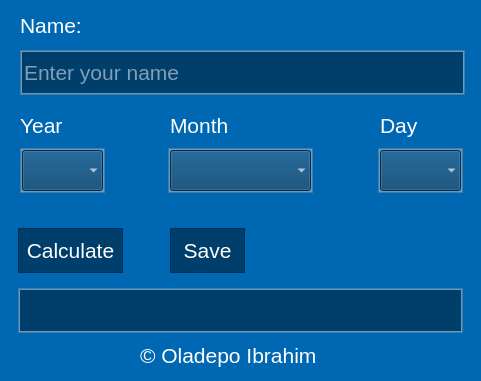
<?xml version="1.0" encoding="UTF-8"?>
<ui version="4.0">
 <class>Dialog</class>
 <widget class="QDialog" name="Dialog">
  <property name="geometry">
   <rect>
    <x>0</x>
    <y>0</y>
    <width>481</width>
    <height>381</height>
   </rect>
  </property>
  <property name="font">
   <font>
    <pointsize>16</pointsize>
   </font>
  </property>
  <property name="windowTitle">
   <string>AGE CALCULATOR</string>
  </property>
  <property name="autoFillBackground">
   <bool>false</bool>
  </property>
  <property name="styleSheet">
   <string notr="true">background-color: rgb(0, 103, 179);</string>
  </property>
  <property name="modal">
   <bool>false</bool>
  </property>
  <widget class="QLabel" name="yearLabel">
   <property name="geometry">
    <rect>
     <x>20</x>
     <y>110</y>
     <width>51</width>
     <height>31</height>
    </rect>
   </property>
   <property name="font">
    <font>
     <family>MS Shell Dlg 2</family>
     <pointsize>16</pointsize>
     <weight>50</weight>
     <bold>false</bold>
    </font>
   </property>
   <property name="styleSheet">
    <string notr="true">color: rgb(255, 255, 255);</string>
   </property>
   <property name="text">
    <string>Year</string>
   </property>
   <property name="alignment">
    <set>Qt::AlignLeading|Qt::AlignLeft|Qt::AlignVCenter</set>
   </property>
  </widget>
  <widget class="QLabel" name="monthLabel">
   <property name="geometry">
    <rect>
     <x>170</x>
     <y>110</y>
     <width>71</width>
     <height>31</height>
    </rect>
   </property>
   <property name="font">
    <font>
     <family>MS Shell Dlg 2</family>
     <pointsize>16</pointsize>
     <weight>50</weight>
     <bold>false</bold>
    </font>
   </property>
   <property name="styleSheet">
    <string notr="true">color: rgb(255, 255, 255);</string>
   </property>
   <property name="text">
    <string>Month</string>
   </property>
   <property name="alignment">
    <set>Qt::AlignLeading|Qt::AlignLeft|Qt::AlignVCenter</set>
   </property>
  </widget>
  <widget class="QLabel" name="dayLabel">
   <property name="geometry">
    <rect>
     <x>380</x>
     <y>110</y>
     <width>51</width>
     <height>31</height>
    </rect>
   </property>
   <property name="font">
    <font>
     <family>MS Shell Dlg 2</family>
     <pointsize>16</pointsize>
     <weight>50</weight>
     <bold>false</bold>
    </font>
   </property>
   <property name="styleSheet">
    <string notr="true">color: rgb(255, 255, 255);
</string>
   </property>
   <property name="text">
    <string>Day</string>
   </property>
   <property name="alignment">
    <set>Qt::AlignLeading|Qt::AlignLeft|Qt::AlignVCenter</set>
   </property>
  </widget>
  <widget class="QLabel" name="nameLabel">
   <property name="geometry">
    <rect>
     <x>20</x>
     <y>10</y>
     <width>71</width>
     <height>31</height>
    </rect>
   </property>
   <property name="font">
    <font>
     <family>MS Shell Dlg 2</family>
     <pointsize>16</pointsize>
     <weight>50</weight>
     <italic>false</italic>
     <bold>false</bold>
    </font>
   </property>
   <property name="styleSheet">
    <string notr="true">color: rgb(255, 255, 255)</string>
   </property>
   <property name="text">
    <string>Name:</string>
   </property>
   <property name="alignment">
    <set>Qt::AlignLeading|Qt::AlignLeft|Qt::AlignVCenter</set>
   </property>
  </widget>
  <widget class="QFrame" name="nameFrame">
   <property name="geometry">
    <rect>
     <x>20</x>
     <y>50</y>
     <width>445</width>
     <height>45</height>
    </rect>
   </property>
   <property name="styleSheet">
    <string notr="true">background-color: rgb(95, 157, 202);</string>
   </property>
   <property name="frameShape">
    <enum>QFrame::StyledPanel</enum>
   </property>
   <property name="frameShadow">
    <enum>QFrame::Raised</enum>
   </property>
   <widget class="QLineEdit" name="nameLineEdit">
    <property name="geometry">
     <rect>
      <x>2</x>
      <y>2</y>
      <width>441</width>
      <height>41</height>
     </rect>
    </property>
    <property name="font">
     <font>
      <pointsize>16</pointsize>
     </font>
    </property>
    <property name="autoFillBackground">
     <bool>false</bool>
    </property>
    <property name="styleSheet">
     <string notr="true">background-color: rgb(0, 62, 107);
color: rgb(255, 255, 255);</string>
    </property>
    <property name="frame">
     <bool>false</bool>
    </property>
    <property name="placeholderText">
     <string>Enter your name</string>
    </property>
   </widget>
  </widget>
  <widget class="QFrame" name="yearFrame">
   <property name="geometry">
    <rect>
     <x>20</x>
     <y>148</y>
     <width>85</width>
     <height>45</height>
    </rect>
   </property>
   <property name="font">
    <font>
     <pointsize>16</pointsize>
    </font>
   </property>
   <property name="styleSheet">
    <string notr="true">background-color: rgb(95, 157, 202);</string>
   </property>
   <property name="frameShape">
    <enum>QFrame::StyledPanel</enum>
   </property>
   <property name="frameShadow">
    <enum>QFrame::Raised</enum>
   </property>
   <widget class="QComboBox" name="yearComboBox">
    <property name="geometry">
     <rect>
      <x>2</x>
      <y>2</y>
      <width>81</width>
      <height>41</height>
     </rect>
    </property>
    <property name="font">
     <font>
      <pointsize>16</pointsize>
     </font>
    </property>
    <property name="styleSheet">
     <string notr="true">background-color: rgb(0, 62, 107);
color: rgb(255, 255, 255);</string>
    </property>
    <property name="frame">
     <bool>false</bool>
    </property>
   </widget>
  </widget>
  <widget class="QFrame" name="dayFrame">
   <property name="geometry">
    <rect>
     <x>378</x>
     <y>148</y>
     <width>85</width>
     <height>45</height>
    </rect>
   </property>
   <property name="font">
    <font>
     <pointsize>16</pointsize>
    </font>
   </property>
   <property name="styleSheet">
    <string notr="true">background-color: rgb(95, 157, 202);</string>
   </property>
   <property name="frameShape">
    <enum>QFrame::StyledPanel</enum>
   </property>
   <property name="frameShadow">
    <enum>QFrame::Raised</enum>
   </property>
   <widget class="QComboBox" name="dayComboBox">
    <property name="geometry">
     <rect>
      <x>2</x>
      <y>2</y>
      <width>81</width>
      <height>41</height>
     </rect>
    </property>
    <property name="font">
     <font>
      <pointsize>16</pointsize>
     </font>
    </property>
    <property name="styleSheet">
     <string notr="true">background-color: rgb(0, 62, 107);
color: rgb(255, 255, 255);</string>
    </property>
    <property name="frame">
     <bool>false</bool>
    </property>
   </widget>
  </widget>
  <widget class="QFrame" name="monthFrame">
   <property name="geometry">
    <rect>
     <x>168</x>
     <y>148</y>
     <width>145</width>
     <height>45</height>
    </rect>
   </property>
   <property name="font">
    <font>
     <pointsize>16</pointsize>
    </font>
   </property>
   <property name="styleSheet">
    <string notr="true">background-color: rgb(95, 157, 202);</string>
   </property>
   <property name="frameShape">
    <enum>QFrame::StyledPanel</enum>
   </property>
   <property name="frameShadow">
    <enum>QFrame::Raised</enum>
   </property>
   <widget class="QComboBox" name="monthComboBox">
    <property name="geometry">
     <rect>
      <x>2</x>
      <y>2</y>
      <width>141</width>
      <height>41</height>
     </rect>
    </property>
    <property name="font">
     <font>
      <pointsize>16</pointsize>
     </font>
    </property>
    <property name="styleSheet">
     <string notr="true">background-color: rgb(0, 62, 107);
color: rgb(255, 255, 255);</string>
    </property>
    <property name="currentText">
     <string/>
    </property>
    <property name="frame">
     <bool>false</bool>
    </property>
   </widget>
  </widget>
  <widget class="QFrame" name="calculateFrame">
   <property name="geometry">
    <rect>
     <x>18</x>
     <y>228</y>
     <width>105</width>
     <height>45</height>
    </rect>
   </property>
   <property name="font">
    <font>
     <pointsize>16</pointsize>
    </font>
   </property>
   <property name="styleSheet">
    <string notr="true">background-color: rgb(0, 62, 107);</string>
   </property>
   <property name="frameShape">
    <enum>QFrame::StyledPanel</enum>
   </property>
   <property name="frameShadow">
    <enum>QFrame::Raised</enum>
   </property>
   <widget class="QPushButton" name="calculateButton">
    <property name="geometry">
     <rect>
      <x>2</x>
      <y>2</y>
      <width>101</width>
      <height>41</height>
     </rect>
    </property>
    <property name="font">
     <font>
      <family>MS Shell Dlg 2</family>
      <pointsize>16</pointsize>
      <weight>50</weight>
      <bold>false</bold>
     </font>
    </property>
    <property name="styleSheet">
     <string notr="true">color: rgb(255, 255, 255);</string>
    </property>
    <property name="text">
     <string>Calculate</string>
    </property>
    <property name="autoDefault">
     <bool>false</bool>
    </property>
    <property name="default">
     <bool>false</bool>
    </property>
    <property name="flat">
     <bool>true</bool>
    </property>
   </widget>
  </widget>
  <widget class="QFrame" name="displayFrame">
   <property name="geometry">
    <rect>
     <x>18</x>
     <y>288</y>
     <width>445</width>
     <height>45</height>
    </rect>
   </property>
   <property name="styleSheet">
    <string notr="true">background-color: rgb(95, 157, 202);</string>
   </property>
   <property name="frameShape">
    <enum>QFrame::StyledPanel</enum>
   </property>
   <property name="frameShadow">
    <enum>QFrame::Raised</enum>
   </property>
   <widget class="QLabel" name="displayLabel">
    <property name="geometry">
     <rect>
      <x>2</x>
      <y>2</y>
      <width>441</width>
      <height>41</height>
     </rect>
    </property>
    <property name="font">
     <font>
      <pointsize>16</pointsize>
     </font>
    </property>
    <property name="styleSheet">
     <string notr="true">background-color: rgb(0, 62, 107);
color: rgb(255, 255, 255);</string>
    </property>
    <property name="text">
     <string/>
    </property>
    <property name="margin">
     <number>5</number>
    </property>
   </widget>
  </widget>
  <widget class="QFrame" name="saveFrame">
   <property name="geometry">
    <rect>
     <x>170</x>
     <y>228</y>
     <width>75</width>
     <height>45</height>
    </rect>
   </property>
   <property name="font">
    <font>
     <pointsize>16</pointsize>
    </font>
   </property>
   <property name="styleSheet">
    <string notr="true">background-color: rgb(0, 62, 107);</string>
   </property>
   <property name="frameShape">
    <enum>QFrame::StyledPanel</enum>
   </property>
   <property name="frameShadow">
    <enum>QFrame::Raised</enum>
   </property>
   <widget class="QPushButton" name="saveButton">
    <property name="geometry">
     <rect>
      <x>2</x>
      <y>2</y>
      <width>71</width>
      <height>41</height>
     </rect>
    </property>
    <property name="font">
     <font>
      <family>MS Shell Dlg 2</family>
      <pointsize>16</pointsize>
      <weight>50</weight>
      <bold>false</bold>
      <kerning>true</kerning>
     </font>
    </property>
    <property name="styleSheet">
     <string notr="true">color: rgb(255, 255, 255)</string>
    </property>
    <property name="text">
     <string>Save</string>
    </property>
    <property name="autoDefault">
     <bool>false</bool>
    </property>
    <property name="default">
     <bool>false</bool>
    </property>
    <property name="flat">
     <bool>true</bool>
    </property>
   </widget>
  </widget>
  <widget class="QLabel" name="copyrightLabel">
   <property name="geometry">
    <rect>
     <x>140</x>
     <y>340</y>
     <width>191</width>
     <height>31</height>
    </rect>
   </property>
   <property name="font">
    <font>
     <pointsize>16</pointsize>
    </font>
   </property>
   <property name="styleSheet">
    <string notr="true">color: rgb(255, 255, 255)</string>
   </property>
   <property name="text">
    <string>© Oladepo Ibrahim</string>
   </property>
  </widget>
  <zorder>saveFrame</zorder>
  <zorder>displayFrame</zorder>
  <zorder>calculateFrame</zorder>
  <zorder>monthFrame</zorder>
  <zorder>dayFrame</zorder>
  <zorder>yearFrame</zorder>
  <zorder>nameFrame</zorder>
  <zorder>yearLabel</zorder>
  <zorder>monthLabel</zorder>
  <zorder>dayLabel</zorder>
  <zorder>nameLabel</zorder>
  <zorder>copyrightLabel</zorder>
 </widget>
 <resources/>
 <connections/>
</ui>
